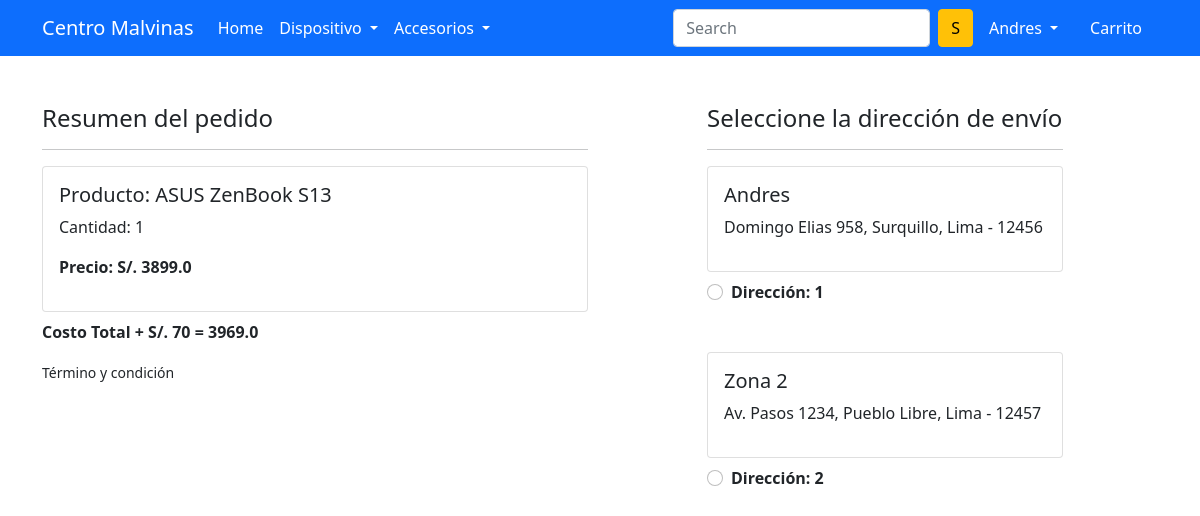
The app's page /checkout/ (signed in) with its own data.
### app/models.py (models this page shows, shortened)
class Carrito(models.Model):
 user = models.ForeignKey(User, on_delete=models.CASCADE)
 product = models.ForeignKey(Product, on_delete=models.CASCADE)
 quantity = models.PositiveBigIntegerField(default=1)
 @property
 def costo_total(self):
   return self.quantity * self.product.selling_price

class Product(models.Model):
 title = models.CharField(max_length=100)
 selling_price = models.FloatField()
 discounted_price = models.FloatField()
 description = models.TextField()
 brand = models.CharField(max_length=100)
 category = models.CharField(choices= CATEGORY_CHOICES,
 max_length=2)
 product_image = models.ImageField(upload_to='productimg')

class  Costumer(models.Model):
 user = models.ForeignKey(User, on_delete=models.CASCADE)
 name = models.CharField(max_length=200)
 locality = models.CharField(max_length=200)
 city = models.CharField(max_length=50)
 zipcode = models.IntegerField()
 state = models.CharField(choices=STATE_CHOICES, max_length=50)

### app/views.py (the view)
# urls.py: path('checkout/', views.checkout, name='checkout'),
@login_required
def checkout(request):
 user = request.user
 add = Costumer.objects.filter(user=user)
 cart_items = Carrito.objects.filter(user = user)
 cantidad = 0.0
 monto_envio = 70.0
 cantidadtotal = 0.0
 cart_product = [p for p in Carrito.objects.all() if p.user == request.user]
 if cart_product:
   for p in cart_product:
     tempamount = (p.quantity * p.product.selling_price)
     cantidad += tempamount
   cantidadtotal = cantidad + monto_envio
 return render(request, 'app/checkout.html', {'add':add, 'cantidadtotal':cantidadtotal, 'cart_items':cart_items})

### app/templates/app/checkout.html (shortened to what this page needs)
{% extends 'app/base.html' %}
{% load static %}
{% block main-content %}
<div class="container">
 <div class="row mt-5">
  <div class="col-sm-6">
    <h4>Resumen del pedido</h4>
    <hr>
    {% for item in cart_items %}
      <div class="card mb-2">
        <div class="card-body">
          <h5>Producto: {{item.product.title}}</h5>
          <p>Cantidad: {{item.quantity}}</p>
          <p class="fw-bold">Precio: S/. {{item.costo_total}}</p>
        </div>
      </div>
      {% endfor %}
      <p class="fw-bold"> Costo Total  + S/. 70 = {{cantidadtotal}}
      </p>
    <small>Término y condición</small>
  </div>
  <div class="col-sm-4 offset-sm-1">
    <h4>Seleccione la dirección de envío</h4>
    <hr>
    <form action="/paymentdone" id="myform">
        {% for ad in add  %}
      <div class="card">
        <div class="card-body">
        <h5>{{ad.name}}</h5>
        <p>{{ad.locality}}, {{ad.city}}, {{ad.state}} - {{ad.zipcode}} </p>
        </div>
      </div>
        <div class="form-check mt-2 mb-5">
          <input class="form-check-input" type="radio" name="custid" id="custadd{{forloop.counter}}" value="{{ad.id}}">
          <label class="form-check-label fw-bold" for="">
            Dirección: {{forloop.counter}} </label>
        </div>
        {% endfor %}
      </form>
    </div>
  </div>
</div>
{% endblock main-content %}

### app/templates/app/base.html (shortened to what this page needs)
<!doctype html>
{% load static %}
<html lang="en">
  <head>
    <link href="https://cdn.jsdelivr.net/npm/bootstrap@5.0.0-beta1/dist/css/bootstrap.min.css" rel="stylesheet">
    <link rel="stylesheet" href="{% static 'app/css/owl.carousel.min.css' %}">
    <link rel="stylesheet" href="{% static 'app/css/all.min.css' %}">
    <link rel="stylesheet" href="{% static 'app/css/style.css' %}">
  </head>
  <body>
    <nav class="navbar navbar-expand-lg navbar-dark bg-primary">
     <div class="container">
       <a class="navbar-brand" href="/">Centro Malvinas</a>
       <div class="collapse navbar-collapse" id="navbarSupportedContent">
         <ul class="navbar-nav me-auto mb-2 mb-lg-0">
           <li class="nav-item">
             <a class="nav-link active" aria-current="page" href="/">Home</a>
           </li>
           <li class="nav-item dropdown">
             <a class="nav-link dropdown-toggle text-white" href="#" id="electronicsDropdown" role="button" data-bs-toggle="dropdown" aria-expanded="false">
               Dispositivo
             </a>
           </li>
           <li class="nav-item dropdown">
             <a class="nav-link dropdown-toggle text-white" href="#" id="fashionDropdown" role="button" data-bs-toggle="dropdown" aria-expanded="false">
              Accesorios
             </a>
           </li>
         </ul>
         <form class="d-flex">
           <input class="form-control me-2" type="search" placeholder="Search" aria-label="Search">
           <button class="btn btn-warning" type="submit">S</button>
         </form>
         <div>
          <ul class="navbar-nav me-auto mb-2 mb-lg-0">
            {% if request.user.is_authenticated %}
           <li class="nav-item dropdown mx-2">
              <a class="nav-link dropdown-toggle text-white" href="#" id="profileDropdown" role="button" data-bs-toggle="dropdown" aria-expanded="false">
                {{request.user.username|capfirst}}
              </a>
            </li>
            <li class="nav-item mx-2">
             <a href="{% url 'showcart' %}" class="nav-link text-white"> Carrito </a>
            </li>
            {% endif %}
          </ul>
         </div>
       </div>
     </div>
    </nav>
    {% block main-content %} {% endblock main-content %}
  </body>
</html>

### records on screen
Carrito: product "ASUS ZenBook S13", quantity "1", costo_total "3899.0"
Costumer: name "Andres", locality "Domingo Elias 958", city "Surquillo", state "Lima", zipcode "12456"
Costumer: name "Zona 2", locality "Av. Pasos 1234", city "Pueblo Libre", state "Lima", zipcode "12457"

### other values on screen
{{ request.user.username|capfirst }} "Andres"
{{ cantidadtotal }} "3969.0"
